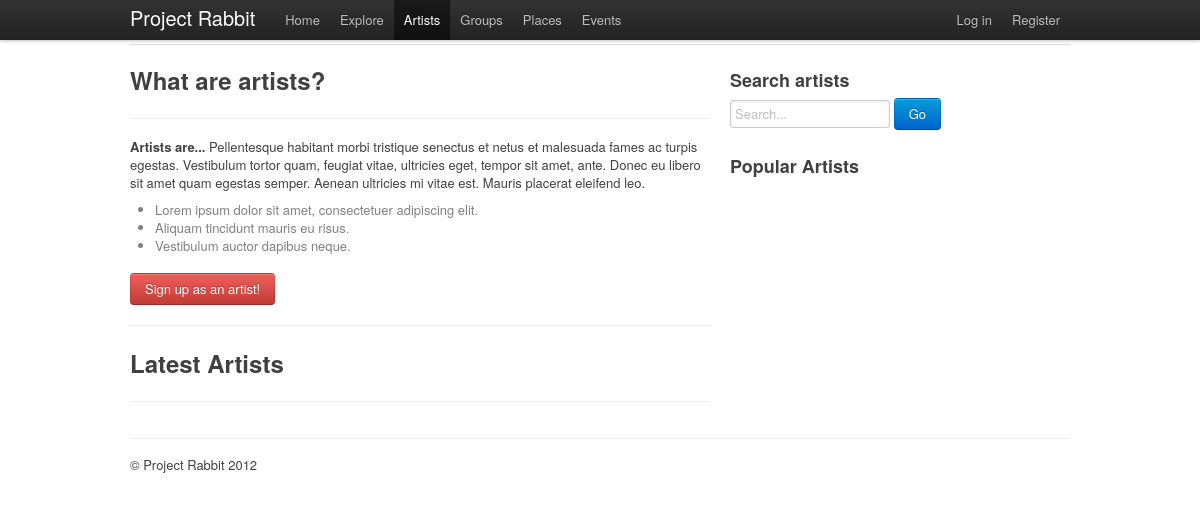
The page /index.php/artists on the database as committed earlier.
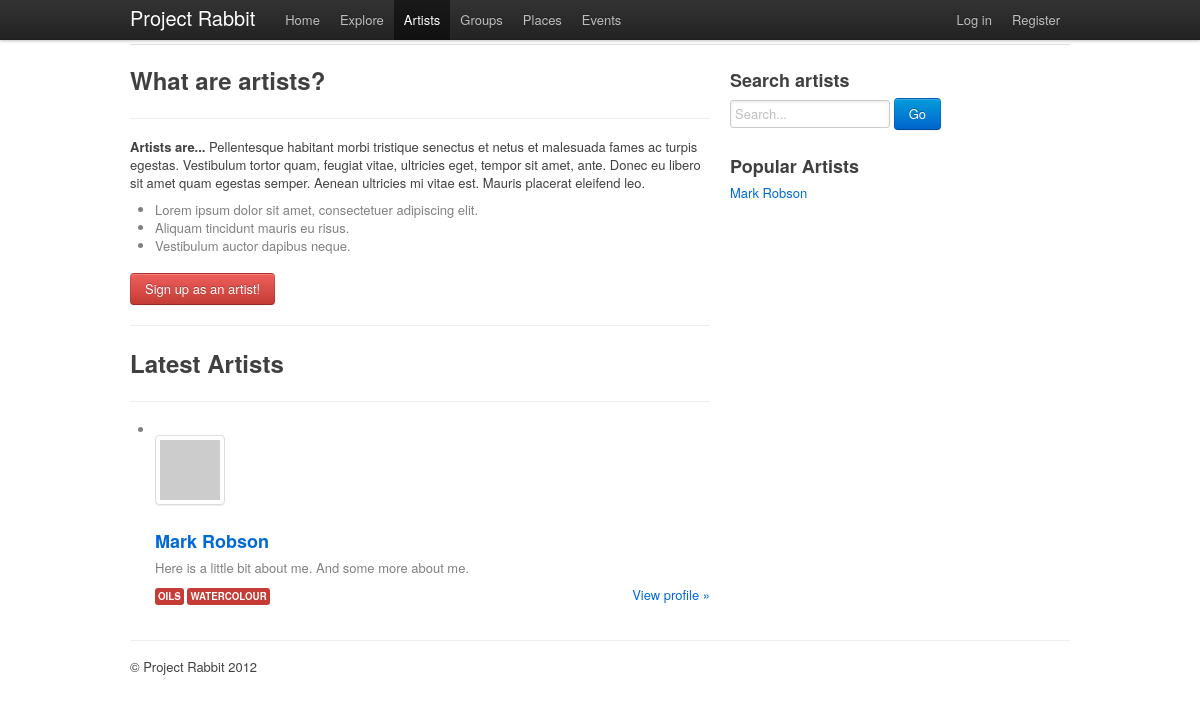
The same page on the database as committed later.
### tables this page shows
CREATE TABLE `user_profiles` (
  `id` int(11) NOT NULL AUTO_INCREMENT,
  `user_id` int(11) NOT NULL,
  `country` varchar(20) DEFAULT NULL,
  `website` varchar(255) DEFAULT NULL,
  `first_name` varchar(10) NOT NULL,
  `last_name` varchar(20) DEFAULT NULL,
  `avatar_filename` varchar(255) DEFAULT NULL,
  `status` varchar(255) DEFAULT NULL,
  `sex` char(1) DEFAULT NULL,
  `about_me` text,
  `lat` double DEFAULT NULL,
  `lon` double DEFAULT NULL,
  PRIMARY KEY (`id`),
  KEY `FK_user_id` (`user_id`)
);

### application/controllers/artists.php (called while the page is built, shortened)
<?php if (!defined('BASEPATH')) exit('No direct script access allowed');
class Artists extends CI_Controller
{
	function __construct()
	{
		$this->load->helper('url');
		$this->load->library('tank_auth');
	}
	function _remap($method)
	{
	    if ($method == 'index')
	    {
	        $this->index();
	    }
	    else
	    {
	        $this->render($method);
	    }
	}
	function index()
	{
		$this->load->model('artists_model');
		$data['latest'] = $this->artists_model->latest_artists(5);
		$this->load->view('templates/header');
		$this->load->view('artists/index',$data);
		$this->load->view('templates/footer');
	}
}

### index.php (called while the page is built, shortened)
<?php
require_once BASEPATH.'core/CodeIgniter.php';

### application/libraries/Tank_auth.php (called while the page is built, shortened)
<?php if (!defined('BASEPATH')) exit('No direct script access allowed');
class Tank_auth
{
	function __construct()
	{
		$this->ci =& get_instance();
	}
	function is_logged_in($activated = TRUE)
	{
		return $this->ci->session->userdata('status') === ($activated ? STATUS_ACTIVATED : STATUS_NOT_ACTIVATED);
	}
}

### application/models/artists_model.php (called while the page is built, shortened)
<?php
class Artists_model extends CI_Model {
	function latest_artists($limit){
		if($limit==0){
			return $this->db->query("SELECT * FROM user_profiles ORDER BY id DESC");
		}
		else
		{
			return $this->db->query("SELECT * FROM user_profiles ORDER BY id DESC LIMIT ".$limit);
		}
	}
}

### application/views/artists/index.php (the view)
<div class="page-header">
	<h1>Artists</h1>
</div>
<div class="row">
	<div class="span10">
		<h2>What are artists?</h2>
		<hr />
		<p><b>Artists are...</b> Pellentesque habitant morbi tristique senectus et netus et malesuada fames ac turpis egestas. Vestibulum tortor quam, feugiat vitae, ultricies eget, tempor sit amet, ante. Donec eu libero sit amet quam egestas semper. Aenean ultricies mi vitae est. Mauris placerat eleifend leo.</p>
		<ul>
		   <li>Lorem ipsum dolor sit amet, consectetuer adipiscing elit.</li>
		   <li>Aliquam tincidunt mauris eu risus.</li>
		   <li>Vestibulum auctor dapibus neque.</li>
		</ul>
		<?php if (!$this->tank_auth->is_logged_in()) { ?>
			<a class="btn danger" href="<?php echo base_url(); ?>index.php/auth/register">Sign up as an artist!</a>
		<?php } ?>
	   <hr />
		<h2>Latest Artists</h2>
		<hr />
		<ul class="search-results">
			<?php foreach($latest->result() as $row): ?>
				<li>
					<ul class="media-grid"><li><a href="<?php echo base_url(); ?>index.php/artists/render"><img alt="" src="http://placehold.it/60x60" class="thumbnail"></a></li></ul>
					<h3><a href="<?php echo base_url(); ?>index.php/artists/<?php echo $row->user_id; ?>"><?php echo $row->first_name; ?> <?php echo $row->last_name; ?></a></h3>
					<p><?php echo $row->about_me; ?></p>
					<span class="label important">Oils</span> <span class="label important">Watercolour</span> <a class="pull-right" href="<?php echo base_url(); ?>index.php/artists/render">View profile &raquo;</a>
				</li>
			<?php endforeach; ?>
		</ul>
	</div>
	<div class="span4">
		<h3>Search artists</h3>
		<input class="span3" type="text" placeholder="Search..." /> <a href="<?= base_url(); ?>index.php/search/" class="btn primary" />Go</a>
		<br /><br />
		<h3>Popular Artists</h3>
		<ul class="events unstyled">
			<?php foreach($latest->result() as $row): ?>
				<li>
					<a href="<?php echo base_url(); ?>index.php/artists/<?php echo $row->user_id; ?>"><?php echo $row->first_name; ?> <?php echo $row->last_name; ?></a>
				</li>
			<?php endforeach; ?>
		</ul>
	</div>
</div>

### application/views/templates/header.php (shortened to what this page needs)
<!DOCTYPE html>
<html>
	<head>
		<link rel="stylesheet" href="<?= base_url(); ?>/css/bootstrap.css">
		<link rel="stylesheet" href="<?= base_url(); ?>/css/style.css" />
	</head>
	<body>
		<div class="topbar">
			<div class="fill">
				<div class="container">
					<a class="brand" href="<?= base_url(); ?>">Project Rabbit</a>
					<ul class="nav">
						<li <?php if($this->uri->segment(1)=="welcome" || !$this->uri->segment(1)){ echo "class='active' "; } ?>><a href="<?= base_url(); ?>">Home</a></li>
						<li <?php if($this->uri->segment(1)=="explore"){ echo "class='active' "; } ?>><a href="<?= base_url(); ?>index.php/explore/">Explore</a></li>
						<li <?php if($this->uri->segment(1)=="artists"){ echo "class='active' "; } ?>><a href="<?= base_url(); ?>index.php/artists/">Artists</a></li>
						<li <?php if($this->uri->segment(1)=="groups"){ echo "class='active' "; } ?>><a href="<?= base_url(); ?>index.php/groups/">Groups</a></li>
						<li <?php if($this->uri->segment(1)=="places"){ echo "class='active' "; } ?>><a href="<?= base_url(); ?>index.php/places/">Places</a></li>
						<li <?php if($this->uri->segment(1)=="events"){ echo "class='active' "; } ?>><a href="<?= base_url(); ?>index.php/events/">Events</a></li>
					</ul>
					<ul class="nav secondary-nav">
						<?php if ($this->tank_auth->is_logged_in()) { ?>
							<?php
								$user_id = $this->tank_auth->get_user_id();
								$user_name = $this->tank_auth->get_username();
							?>
							<li class="dropdown" data-dropdown="dropdown">
								<?php echo anchor('artists/render',$user_name,'class="dropdown-toggle"'); ?>
								<ul class="dropdown-menu">
									<li><?php echo anchor('artists/'.$user_id,'View Profile'); ?></li>
									<li><?php echo anchor('auth/update_profile','Edit Profile'); ?></li>
									<li class="divider"></li>
									<li><?php echo anchor('auth/logout','Log out'); ?></li>
								</ul>
				            </li>
						<?php }else{ ?>
							<li><?php echo anchor('auth/login','Log in'); ?></li>
							<li><?php echo anchor('auth/register','Register'); ?></li>
						<?php } ?>
					</ul>
				</div>
			</div>
		</div>
		<div class="container">
			<div class="content">

### application/views/templates/footer.php (shortened to what this page needs)
			</div>
			<footer>
				<p>&copy; Project Rabbit 2012</p>
			</footer>
		</div>
  </body>
</html>

Rows that differ between the two databases and show on the page:
added user_profiles: first_name "Mark", last_name "Robson", about_me "Here is a little bit about me. And some more about me."
